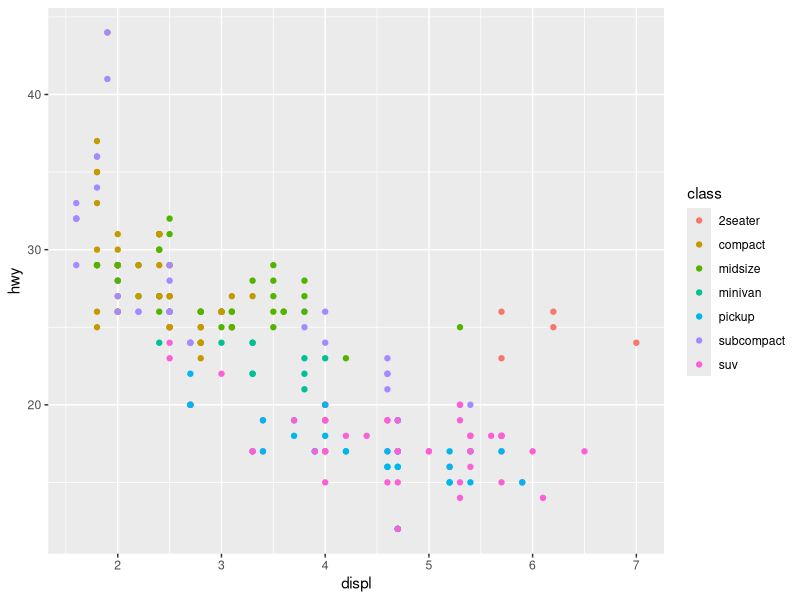
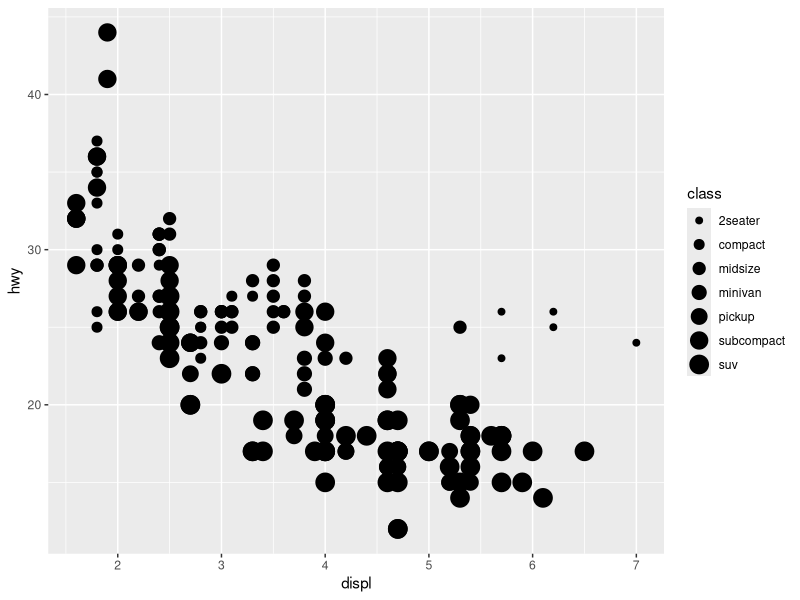
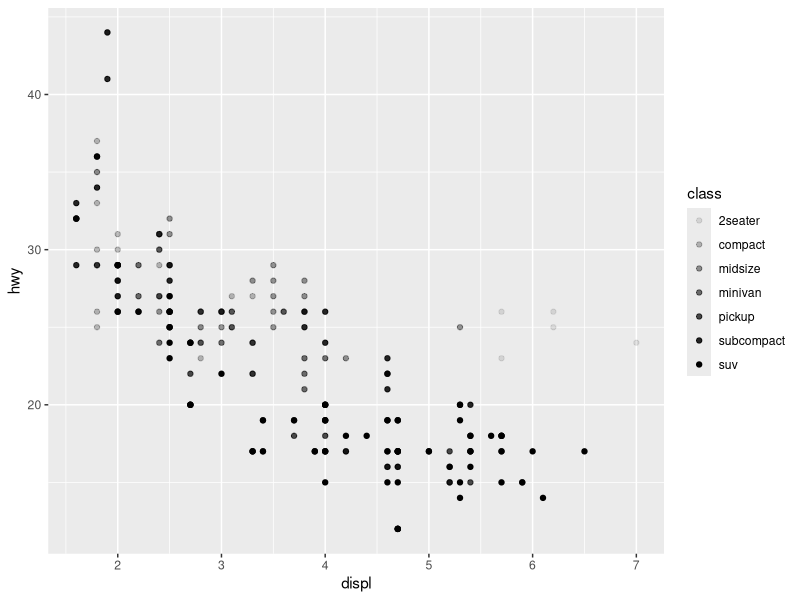
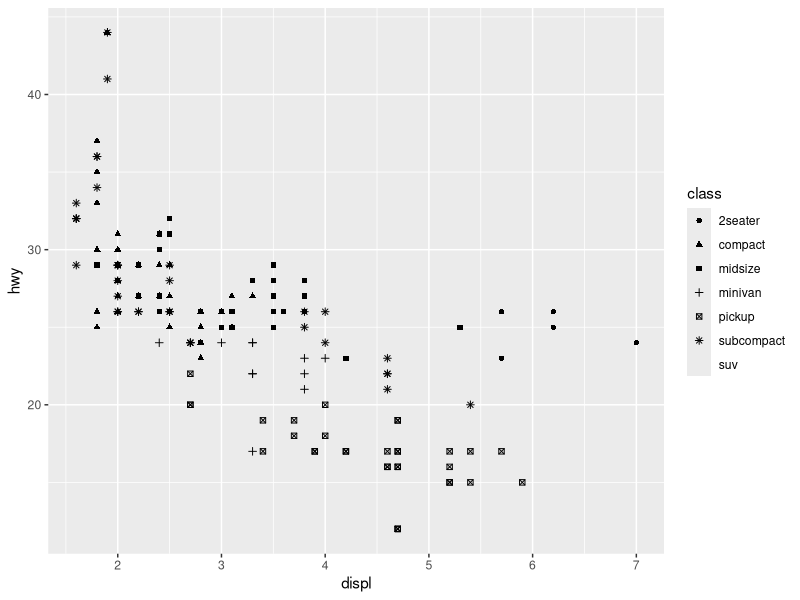
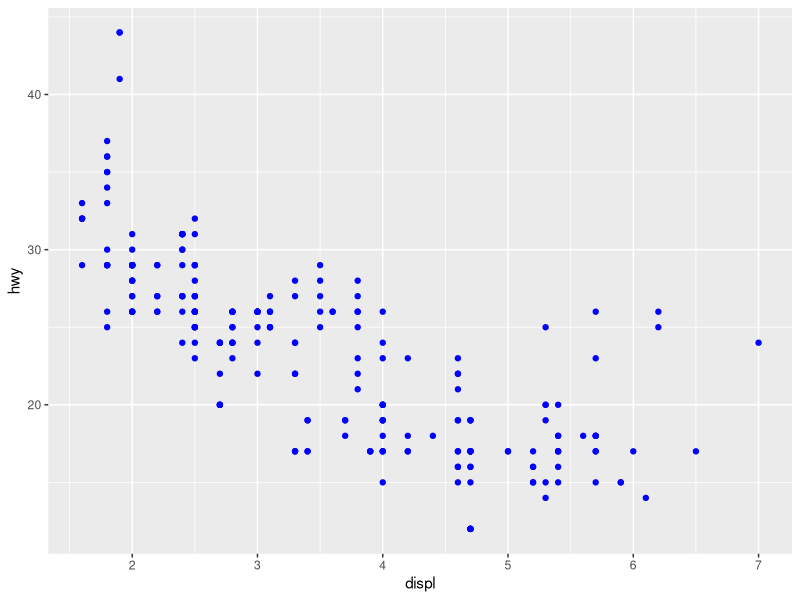
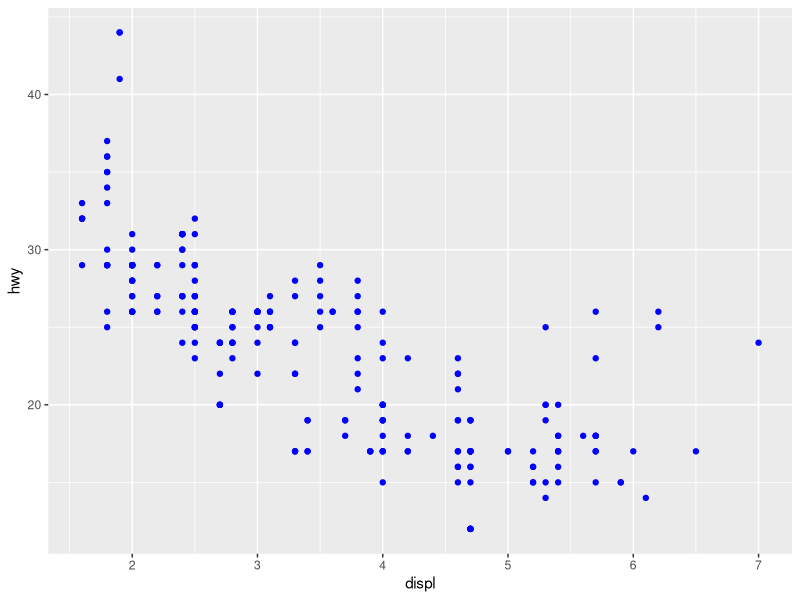
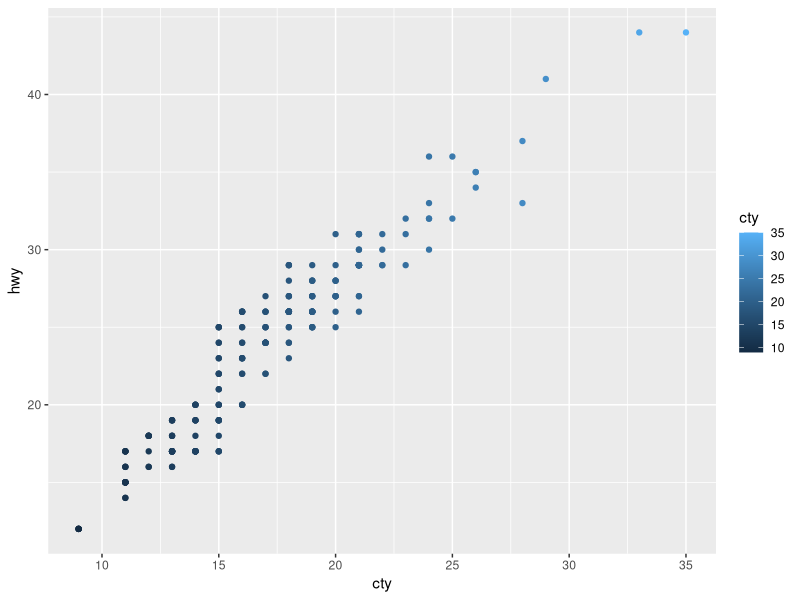
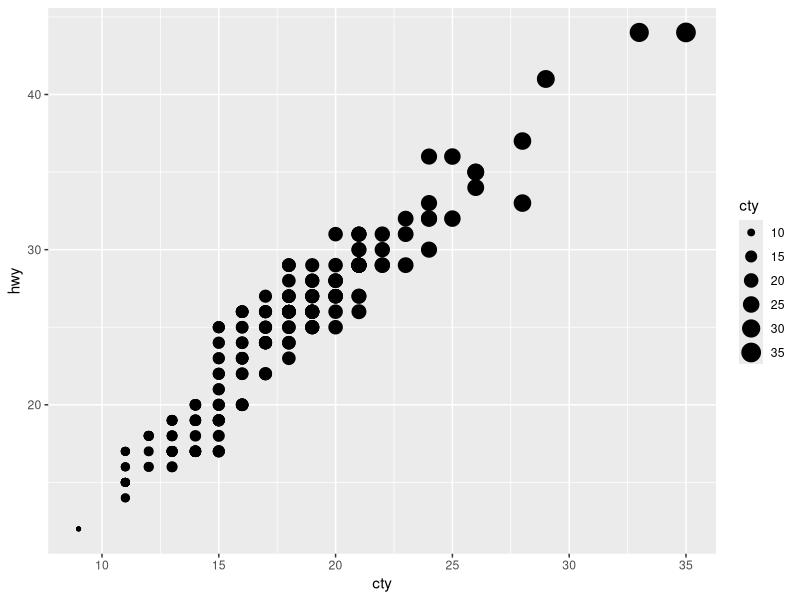

The R script that drew these images, in order: (Note: this script raises an error after producing the figures.)
## ---- chunk 1
library(tidyverse)

knitr::opts_chunk$set(fig.height = 3, fig.width = 6)

Sys.setlocale(locale = "Lithuanian")
## ---- chunk 2
 ggplot(data = mpg) + 
    geom_point(mapping = aes(x = displ, y = hwy, color = class)) 
## ---- chunk 3
ggplot(data = mpg) + 
     geom_point(mapping = aes(x = displ, y = hwy, size = class)) 
## ---- chunk 4
# alpha – permatomumo skalė
ggplot(data = mpg) + 
    geom_point(mapping = aes(x = displ, y = hwy, alpha = class)) 
## ---- chunk 5
# shape – formų skalė
 ggplot(data = mpg) +
   geom_point(mapping = aes(x = displ, y = hwy, shape = class)) 
## ---- chunk 6
ggplot(data = mpg) + 
     geom_point(mapping = aes(x = displ, y = hwy), color = "blue") 
## ---- chunk 7
ggplot(data = mpg) + 
  geom_point(mapping = aes(x = displ, y = hwy), color = "blue")
## ---- chunk 8
?mpg
## ---- chunk 9
ggplot(data = mpg) + 
  geom_point(mapping = aes(x = cty, y = hwy, color = cty))

ggplot(data = mpg) + 
     geom_point(mapping = aes(x = cty, y = hwy, size = cty)) 

 ggplot(data = mpg) +
   geom_point(mapping = aes(x = cty, y = hwy, shape = cty)) 
## ---- chunk 10
 ggplot(data = mpg) +
   geom_point(mapping = aes(x = cty, y = hwy, color = cty))
## ---- chunk 11
 ggplot(data = mpg) +
   geom_point(mapping = aes(x = cty, y = hwy, size = cty))
## ---- chunk 12
 ggplot(data = mpg) +
   geom_point(mapping = aes(x = manufacturer, y = cty), stroke = 1)
## ---- chunk 13
 ggplot(data = mpg) +
   geom_point(mapping = aes(x = cty, y = hwy, color = cty, size = cty))
## ---- chunk 14
 ggplot(data = mpg) +
   geom_point(mapping = aes(x = cty, y = hwy, color = cty, shape = cty))
## ---- chunk 15
 ggplot(data = mpg) +
   geom_point(mapping = aes(x = cty, y = hwy, color = displ < 5))
## ---- chunk 16

